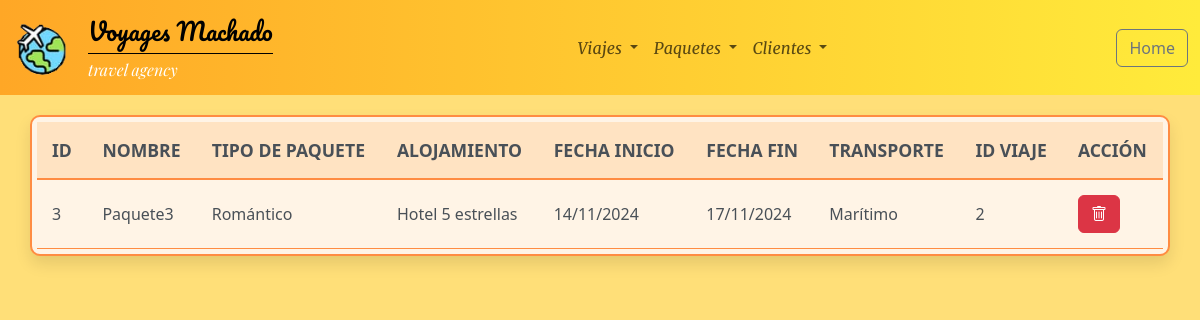
The page /procesar_buscar_paquete.php?txtidBuscarPaquete=3 on the database its author committed.
### tables this page shows
CREATE TABLE `Paquete` (
  `id` int NOT NULL COMMENT 'id paquete autoincrementado',
  `nombre` varchar(200) NOT NULL COMMENT 'nombre del paquete',
  `tipopaquete` varchar(10) NOT NULL COMMENT '{aventura, relax, cultura, romántico, familiar } ',
  `tipoalojamiento` varchar(20) NOT NULL COMMENT '{hotel 5 estrellas, hotel 4 estrellas, hostal, apartamento, camping } ',
  `fechainicio` varchar(100) NOT NULL,
  `fechafin` varchar(100) NOT NULL,
  `transporte` varchar(10) NOT NULL COMMENT '{ aéreo, terrestre, maritimo }',
  `viaje_id` int NOT NULL COMMENT 'fk_paquete_viaje'
);

### procesar_buscar_paquete.php (the view, shortened to what this page needs)
<?php
$conexion = obtenerConexion();
$idpaquete = $_GET['txtidBuscarPaquete'];
$sql = "SELECT * FROM Paquete WHERE id = $idpaquete;";
$resultado = mysqli_query($conexion, $sql);
$mensaje = "<div class='container table-container'>";
$mensaje .= "<table id='listadoPaquetes'>";
$mensaje .= "<thead><tr><th>ID</th><th>NOMBRE</th><th>TIPO DE PAQUETE</th><th>ALOJAMIENTO</th><th>FECHA INICIO</th><th>FECHA FIN</th><th>TRANSPORTE</th><th>ID VIAJE</th><th>ACCIÓN</th></tr></thead>";
$mensaje .= "<tbody>";
if(mysqli_num_rows($resultado) > 0) {
    while ($fila = mysqli_fetch_assoc($resultado)) {
        $mensaje .= "<tr><td>" . $fila['id'] . "</td>";
        $mensaje .= "<td>" . $fila['nombre'] . "</td>";
        $mensaje .= "<td>" . $fila['tipopaquete'] . "</td>";
        $mensaje .= "<td>" . $fila['tipoalojamiento'] . "</td>";
        $mensaje .= "<td>" . $fila['fechainicio'] . "</td>";
        $mensaje .= "<td>" . $fila['fechafin'] . "</td>";
        $mensaje .= "<td>" . $fila['transporte'] . "</td>";
        $mensaje .= "<td>" . $fila['viaje_id'] . "</td>";
        $mensaje .= "<td><form class='d-inline' action='proceso_borrar_paquete.php' method='post'>";
        $mensaje .= "<input type='hidden' name='id' value='" . $fila['id']  . "' />";
        $mensaje .= "<button name='Borrar' class='btn btn-danger'><i class='bi bi-trash'></i></button></form>";
        $mensaje .= "</td></tr>";
    }
} else {
    $mensaje = "<div class='container table-container'>";
    $mensaje .= "<table id='buscarPaquete'>";
    $mensaje .= "<thead><tr><th>No existe ese paquete</th></tr></thead>";
    $mensaje .= "</table></div>";
}
$mensaje .= "</tbody></table></div>";
echo $mensaje;

### css/estilo.css (style rules this page uses)
.merriweather-italic { font-family: 'Merriweather-Italic'; }
nav #logo { animation: izq-derecha 0.8s forwards; opacity: 0; }
nav #nav { animation: navbarNav 0.8s forwards; opacity: 0; }
.custom-nav-bg { background: linear-gradient(90deg, #FFA726 0%, #FFEB3B 100%); }
.titulo { font-family: 'Pacific'; font-size: 1.5rem; }
.subtitulo { font-family: 'PlayfairDisplay-Italic'; font-size: 1rem; color: white; }
.separador { height: 1px; background-color: #000; width: 100%; margin: 0.25rem 0; }
body { background-color: #FFDF78; }
.table-container { border: 2px solid #ff8c42; border-radius: 10px; background-color: #fff4e6; box-shadow: 0 8px 16px rgba(0, 0, 0, 0.1); margin-top: 20px; overflow: hidden; padding: 5px; display: block; transition: all 0.3s ease; }
table { width: 100%; border-collapse: collapse; transition: all 0.3s ease; }
th, td { padding: 15px; text-align: left; border-bottom: 1px solid #ff8c42; color: #495057; }
th { font-size: 1.1em; font-weight: 600; background-color: #ffe3c2; border-bottom: 2px solid #ff8c42; }

### rows shown on the page
paquete: id "3", nombre "Paquete3", tipopaquete "Romántico", tipoalojamiento "Hotel 5 estrellas", fechainicio "14/11/2024", fechafin "17/11/2024", transporte "Marítimo", viaje "2"
